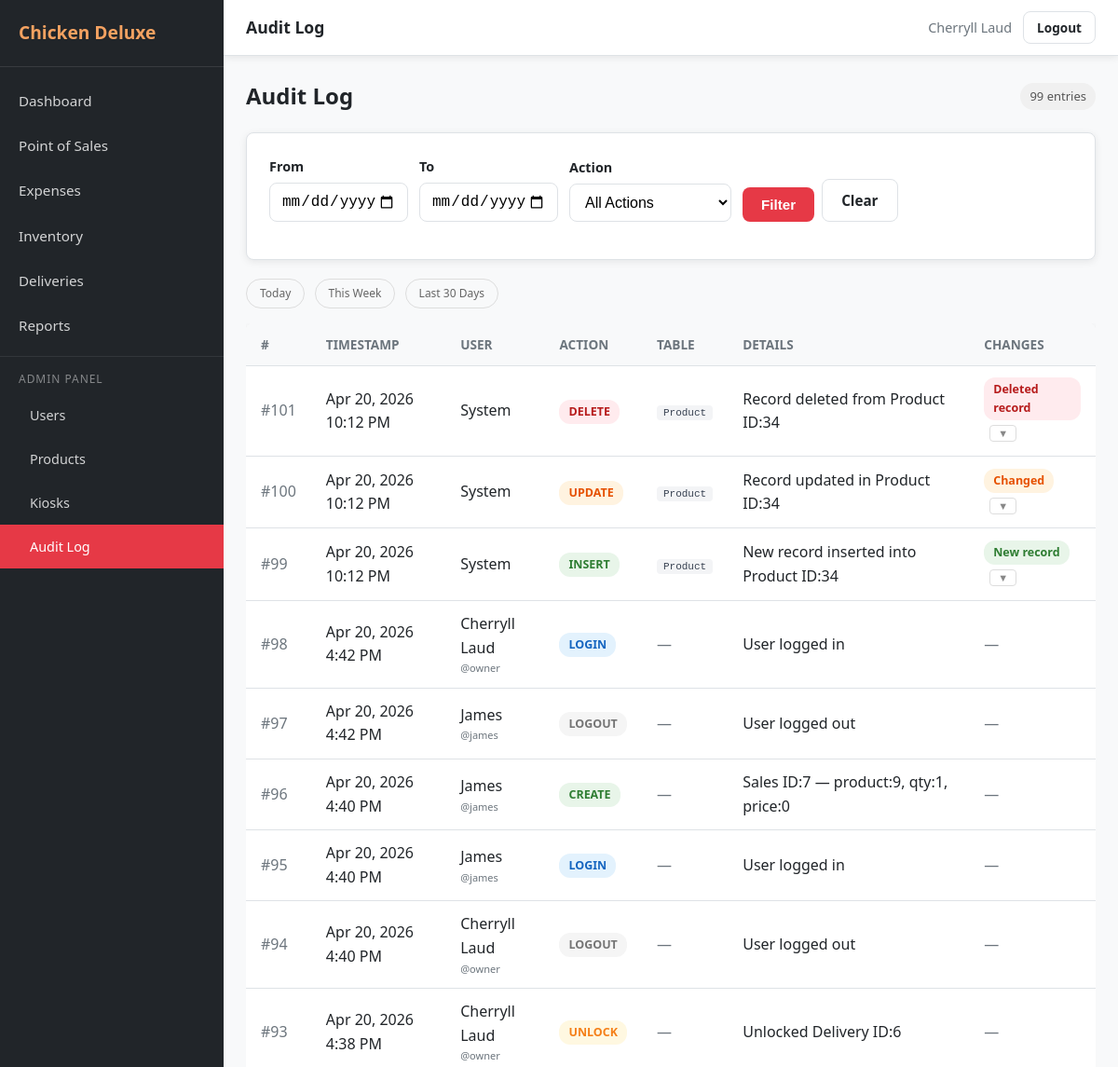
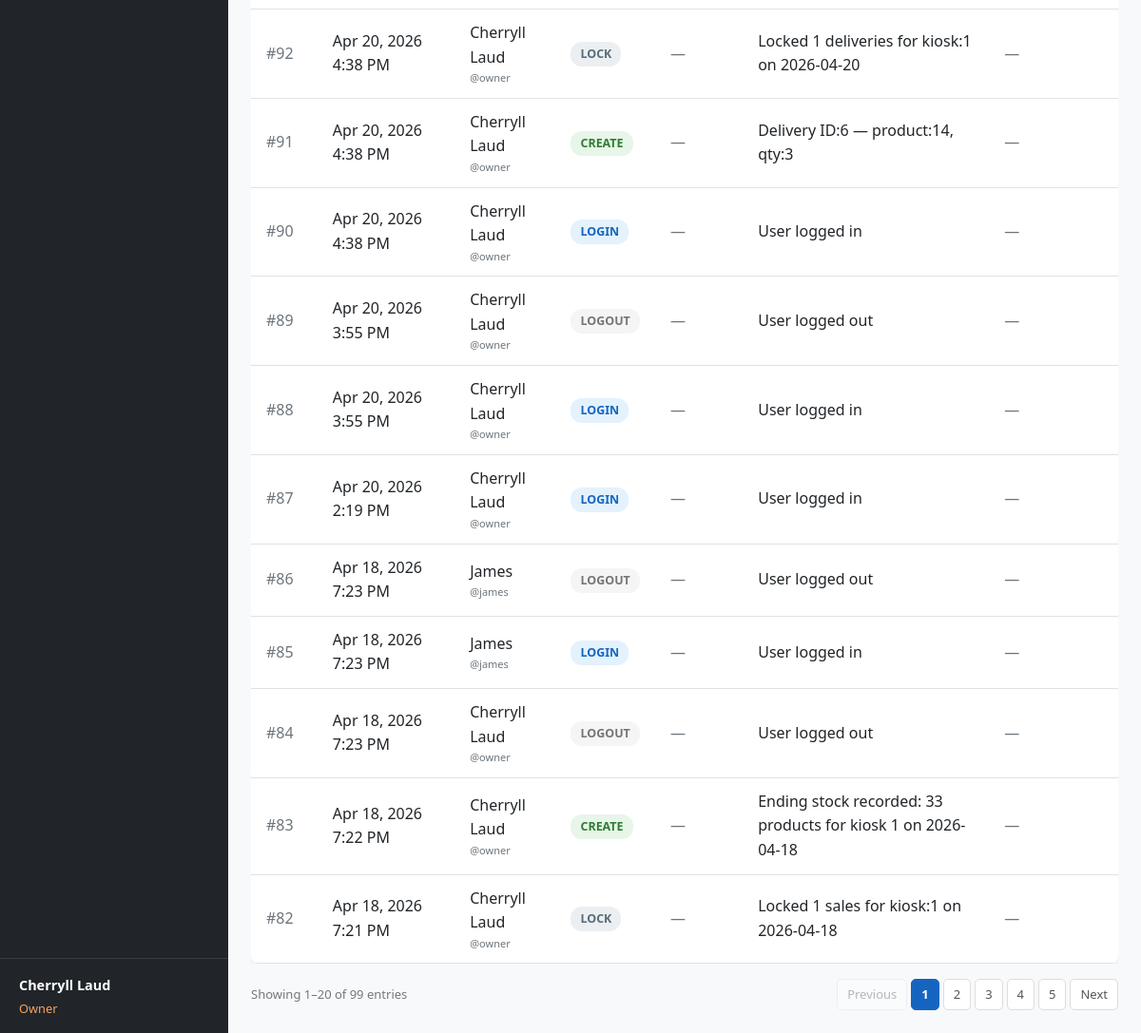
/admin/audit-log (signed in), run on the app's committed database (2 pictures, top to bottom).
### tables this page shows
CREATE TABLE `audit_log` (
  `Log_ID` int(11) NOT NULL AUTO_INCREMENT,
  `User_ID` int(11) DEFAULT NULL,
  `Action` varchar(100) NOT NULL,
  `Operation` varchar(10) DEFAULT NULL,
  `Table_name` varchar(100) DEFAULT NULL,
  `Old_values` text DEFAULT NULL,
  `New_values` text DEFAULT NULL,
  `Details` varchar(255) DEFAULT NULL,
  `Timestamp` datetime NOT NULL DEFAULT current_timestamp(),
  PRIMARY KEY (`Log_ID`),
  KEY `User_ID` (`User_ID`),
  CONSTRAINT `audit_log_ibfk_1` FOREIGN KEY (`User_ID`) REFERENCES `user` (`User_ID`)
);

CREATE TABLE `user` (
  `User_ID` int(11) NOT NULL AUTO_INCREMENT,
  `Role_ID` int(11) NOT NULL,
  `Kiosk_ID` int(11) DEFAULT NULL,
  `Username` varchar(50) NOT NULL,
  `Password` varchar(255) NOT NULL,
  `Full_name` varchar(100) NOT NULL,
  `Active_status` tinyint(1) NOT NULL DEFAULT 1,
  `Created_at` datetime NOT NULL DEFAULT current_timestamp(),
  PRIMARY KEY (`User_ID`),
  UNIQUE KEY `Username` (`Username`),
  KEY `Role_ID` (`Role_ID`),
  KEY `user_ibfk_2` (`Kiosk_ID`),
  CONSTRAINT `user_ibfk_1` FOREIGN KEY (`Role_ID`) REFERENCES `role` (`Role_ID`),
  CONSTRAINT `user_ibfk_2` FOREIGN KEY (`Kiosk_ID`) REFERENCES `kiosk` (`Kiosk_ID`)
);

### views/admin/audit-log.php (the view, shortened to what the rows shown need)
<?php
$action_colors = [
    'LOGIN'           => 'badge-blue',
    'LOGOUT'          => 'badge-gray',
    'CREATE'          => 'badge-green',
    'INSERT'          => 'badge-green',
    'UPDATE'          => 'badge-orange',
    'DELETE'          => 'badge-red',
    'LOCK'            => 'badge-slate',
    'UNLOCK'          => 'badge-amber',
    'RECORD_UNLOCKED' => 'badge-amber',
];
$build_page_url = static function (int $page) use ($from_date, $to_date, $action): string {
    $qs = http_build_query(array_filter([
        'from_date' => $from_date,
        'to_date'   => $to_date,
        'action'    => $action,
        'page'      => $page,
    ], static fn($v) => $v !== null && $v !== ''));
    return BASE_URL . '/admin/audit-log' . ($qs ? "?{$qs}" : '');
};
?>
<section class="admin-audit">
    <div class="section-header">
        <h2>Audit Log</h2>
    </div>
    <div class="table-container">
        <table class="audit-table">
            <thead>
                <tr>
                    <th>#</th>
                    <th>Timestamp</th>
                    <th>User</th>
                    <th>Action</th>
                    <th>Table</th>
                    <th>Details</th>
                    <th>Changes</th>
                </tr>
            </thead>
            <tbody>
                <?php if (empty($logs)): ?>
                    <tr><td colspan="7" class="text-center">No log entries match your filters.</td></tr>
                <?php else: ?>
                    <?php foreach ($logs as $log): ?>
                        <?php
                            $log_id    = (int) $log['Log_ID'];
                            $color     = $action_colors[$log['Action']] ?? 'badge-gray';
                            $old_raw   = $log['Old_values'] ?? null;
                            $new_raw   = $log['New_values'] ?? null;
                            $old       = $old_raw ? (json_decode($old_raw, true) ?: []) : [];
                            $new       = $new_raw ? (json_decode($new_raw, true) ?: []) : [];
                            $has_old   = !empty($old);
                            $has_new   = !empty($new);
                            if ($has_new && !$has_old)      { $chg_badge = 'badge-green';  $chg_txt = 'New record'; }
                            elseif ($has_new && $has_old)   { $chg_badge = 'badge-orange'; $chg_txt = 'Changed'; }
                            elseif ($has_old && !$has_new)  { $chg_badge = 'badge-red';    $chg_txt = 'Deleted record'; }
                            else                            { $chg_badge = null; }
                            $details_full  = $log['Details'] ?? '';
                            $details_short = strlen($details_full) > 60
                                ? substr($details_full, 0, 60) . '…'
                                : $details_full;
                        ?>
                        <tr data-log-id="<?= $log_id ?>">
                            <td><span class="text-light">#<?= $log_id ?></span></td>
                            <td><?= date('M j, Y g:i A', strtotime($log['Timestamp'])) ?></td>
                            <td>
                                <div><?= htmlspecialchars($log['Full_name'] ?? 'System') ?></div>
                                <?php if (!empty($log['Username'])): ?>
                                    <div class="text-light" style="font-size:11px;">
                                        @<?= htmlspecialchars($log['Username']) ?>
                                    </div>
                                <?php endif; ?>
                            </td>
                            <td>
                                <span class="badge <?= $color ?>">
                                    <?= htmlspecialchars($log['Action']) ?>
                                </span>
                            </td>
                            <td>
                                <?php if (!empty($log['Table_name'])): ?>
                                    <span class="audit-table-chip"><?= htmlspecialchars($log['Table_name']) ?></span>
                                <?php else: ?>
                                    <span class="text-light">&mdash;</span>
                                <?php endif; ?>
                            </td>
                            <td title="<?= htmlspecialchars($details_full) ?>">
                                <?= htmlspecialchars($details_short) ?: '<span class="text-light">&mdash;</span>' ?>
                            </td>
                            <td>
                                <?php if ($chg_badge === null): ?>
                                    <span class="text-light">&mdash;</span>
                                <?php else: ?>
                                    <span class="badge <?= $chg_badge ?>"><?= $chg_txt ?></span>
                                    <button type="button" class="audit-expand-btn"
                                            data-log-id="<?= $log_id ?>">&#9660;</button>
                                <?php endif; ?>
                            </td>
                        </tr>
                    <?php endforeach; ?>
                <?php endif; ?>
            </tbody>
        </table>
    </div>
    <?php if ($total_pages > 1): ?>
        <div class="audit-pagination">
            <div class="audit-pagination-pages">
                <?php
                    $prev_disabled = $current_page <= 1 ? 'disabled' : '';
                    $next_disabled = $current_page >= $total_pages ? 'disabled' : '';
                    $window_start = max(1, $current_page - 2);
                    $window_end   = min($total_pages, $window_start + 4);
                    $window_start = max(1, $window_end - 4);
                ?>
                <a class="audit-page-btn <?= $prev_disabled ?>"
                   href="<?= $build_page_url(max(1, $current_page - 1)) ?>">Previous</a>
                <?php for ($p = $window_start; $p <= $window_end; $p++): ?>
                    <a class="audit-page-btn <?= $p === $current_page ? 'active' : '' ?>"
                       href="<?= $build_page_url($p) ?>"><?= $p ?></a>
                <?php endfor; ?>
                <a class="audit-page-btn <?= $next_disabled ?>"
                   href="<?= $build_page_url(min($total_pages, $current_page + 1)) ?>">Next</a>
            </div>
        </div>
    <?php endif; ?>
</section>

### data on the page
audit_log: Log_ID "101", Timestamp "Apr 20, 2026 10:12 PM", Full_name "System", Action "DELETE", Table_name "Product", Details "Record deleted from Product ID:34", chg_txt "Deleted record"
audit_log: Log_ID "100", Timestamp "Apr 20, 2026 10:12 PM", Full_name "System", Action "UPDATE", Table_name "Product", Details "Record updated in Product ID:34", chg_txt "Changed"
audit_log: Log_ID "99", Timestamp "Apr 20, 2026 10:12 PM", Full_name "System", Action "INSERT", Table_name "Product", Details "New record inserted into Product ID:34", chg_txt "New record"
audit_log: Log_ID "98", Timestamp "Apr 20, 2026 4:42 PM", User_ID.Full_name "Cherryll Laud", User_ID.Username "owner", Action "LOGIN", Details "User logged in"
audit_log: Log_ID "97", Timestamp "Apr 20, 2026 4:42 PM", User_ID.Full_name "James", User_ID.Username "james", Action "LOGOUT", Details "User logged out"
audit_log: Log_ID "96", Timestamp "Apr 20, 2026 4:40 PM", User_ID.Full_name "James", User_ID.Username "james", Action "CREATE", Details "Sales ID:7 — product:9, qty:1, price:0"
audit_log: Log_ID "95", Timestamp "Apr 20, 2026 4:40 PM", User_ID.Full_name "James", User_ID.Username "james", Action "LOGIN", Details "User logged in"
audit_log: Log_ID "94", Timestamp "Apr 20, 2026 4:40 PM", User_ID.Full_name "Cherryll Laud", User_ID.Username "owner", Action "LOGOUT", Details "User logged out"
audit_log: Log_ID "93", Timestamp "Apr 20, 2026 4:38 PM", User_ID.Full_name "Cherryll Laud", User_ID.Username "owner", Action "UNLOCK", Details "Unlocked Delivery ID:6"
audit_log: Log_ID "92", Timestamp "Apr 20, 2026 4:38 PM", User_ID.Full_name "Cherryll Laud", User_ID.Username "owner", Action "LOCK", Details "Locked 1 deliveries for kiosk:1 on 2026-04-20"
audit_log: Log_ID "91", Timestamp "Apr 20, 2026 4:38 PM", User_ID.Full_name "Cherryll Laud", User_ID.Username "owner", Action "CREATE", Details "Delivery ID:6 — product:14, qty:3"
audit_log: Log_ID "90", Timestamp "Apr 20, 2026 4:38 PM", User_ID.Full_name "Cherryll Laud", User_ID.Username "owner", Action "LOGIN", Details "User logged in"
audit_log: Log_ID "89", Timestamp "Apr 20, 2026 3:55 PM", User_ID.Full_name "Cherryll Laud", User_ID.Username "owner", Action "LOGOUT", Details "User logged out"
audit_log: Log_ID "88", Timestamp "Apr 20, 2026 3:55 PM", User_ID.Full_name "Cherryll Laud", User_ID.Username "owner", Action "LOGIN", Details "User logged in"
audit_log: Log_ID "87", Timestamp "Apr 20, 2026 2:19 PM", User_ID.Full_name "Cherryll Laud", User_ID.Username "owner", Action "LOGIN", Details "User logged in"
audit_log: Log_ID "86", Timestamp "Apr 18, 2026 7:23 PM", User_ID.Full_name "James", User_ID.Username "james", Action "LOGOUT", Details "User logged out"
audit_log: Log_ID "85", Timestamp "Apr 18, 2026 7:23 PM", User_ID.Full_name "James", User_ID.Username "james", Action "LOGIN", Details "User logged in"
audit_log: Log_ID "84", Timestamp "Apr 18, 2026 7:23 PM", User_ID.Full_name "Cherryll Laud", User_ID.Username "owner", Action "LOGOUT", Details "User logged out"
audit_log: Log_ID "83", Timestamp "Apr 18, 2026 7:22 PM", User_ID.Full_name "Cherryll Laud", User_ID.Username "owner", Action "CREATE", Details "Ending stock recorded: 33 products for kiosk 1 on 2026-04-18"
audit_log: Log_ID "82", Timestamp "Apr 18, 2026 7:21 PM", User_ID.Full_name "Cherryll Laud", User_ID.Username "owner", Action "LOCK", Details "Locked 1 sales for kiosk:1 on 2026-04-18"

### other printed values
APP_NAME "Chicken Deluxe"
Auth::fullName() "Cherryll Laud"
ROLE_NAMES[Auth::roleId()] "Owner"
$page_title "Audit Log"
$total_rows "99"
$start "1"
$end "20"
form field action "All Actions"
